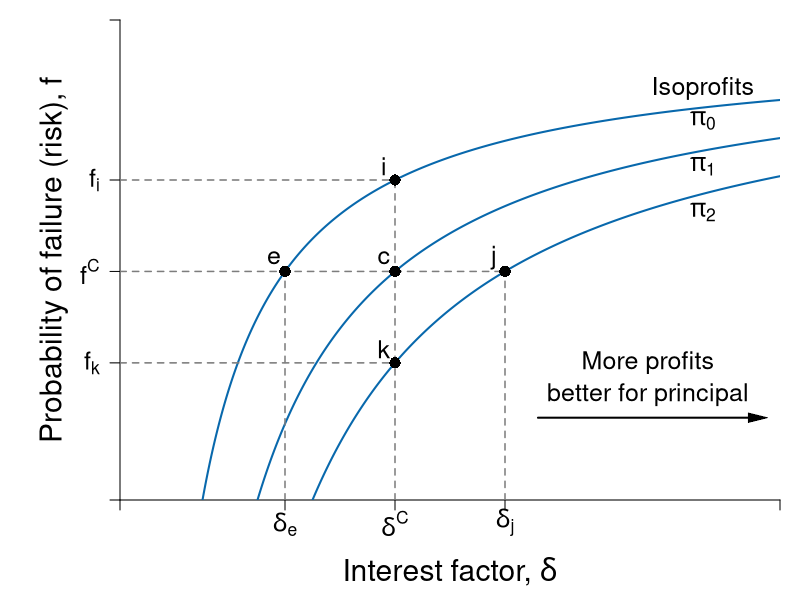

Reproduce this figure in R.
#Graph Designer: Harriet Brookes-Gray
#Authors: Bowles and Halliday
#Title: Coordination, Conflict and Competition: A Text in Microeconomics

library(shape)
pdf(file = "credit/lender_isoprofits.pdf", width = 8, height = 6)

#Set parameters for graphics
pointsize <- 1.8
axislabelsize <- 1.8
labelsize <- 1.5
namesize <- 1.8
annotatesize <- 1.5
graphlinewidth <- 2
segmentlinewidth <- 1.5

COL <- c("#7fc97f", "#beaed4", "#fdc086", "#ffff99", "#386cb0", "#f0027f", "#bf5b17", "#666666")
COLA <- c("#e0f3db", "#99d8c9","#66c2a4","#41ae76", "#238b45", "#005824")
COLB <- c("#c6dbef", "#4eb3d3", "#2b8cbe", "#0868ac","#084081")
COLC <- c("#fcfbfd", "#efedf5", "#dadaeb", "#bcbddc", "#9e9ac8", "#807dba", "#6a51a3", "#54278f", "#3f007d")
grays <- gray.colors(25, start = 1, end = 0)

#Edited the margins to cater for the larger LHS labels
par(mar =  c(5, 6, 1, 1))

brfFn <- function(delta, q = 1) {
  .5 + (delta / (2 * q)) 
}

PCFn <- function(delta, q = 1) {
  delta/q
}

isoreturnFn <- function(delta, pi=0.125) {
  1 - (pi)/delta
}

deltaFn <- function(f, pi=0.125) {
  pi/ (1 - f)
}

yFn <- function(d1, f1, q = 1){
  q*f1*(1 - f1) - d1*(1 - f1)
}

profitFn <- function(d1, q = 1){
  d1/2 - (1/(2*q))*(d1)^2
}

ylow <- function(delta, q = 1, ybar = 0.0625){
  (-sqrt(delta^2 - 2*delta*q + q^2 - 4*q*ybar) + delta + q)/(2*q)
}

yhigh <- function(delta, q = 1, ybar = 0.0625){
  (sqrt(delta^2 - 2*delta*q + q^2 - 4*q*ybar) + delta + q)/(2*q)
}

xlims <- c(0, 0.6)
ylims <- c(0, 1.05)

npts <- 501 
d1 <- seq(xlims[1], xlims[2], length.out = npts)
f1 <- seq(ylims[1], ylims[2], length.out = npts) 
a <- c(0.0625, 0.125, 0.14)

plot(0, 0, xlim = xlims, ylim = ylims, type = "n",
     xlab = expression(paste("")),
     ylab = expression(paste("")), 
     xaxt = "n", 
     yaxt = "n", 
     cex.lab = axislabelsize, 
     bty = "n", 
     xaxs = "i", 
     yaxs = "i"
)


ticksy <- c(ylims[1], isoreturnFn(delta = deltaFn(f = 0.5), pi = 0.075), isoreturnFn(delta = deltaFn(f = 0.5), pi = 0.125), isoreturnFn(delta = deltaFn(f = 0.5), pi = 0.175), ylims[2])
ylabels <- c(NA, expression(paste(f[i])), expression(paste(f^C)), expression(paste(f[k])),NA)
ticksx <- c(xlims[1], deltaFn(f = 0.5, pi = 0.075), deltaFn(f = 0.5), deltaFn(f = 0.5, pi = 0.175), xlims[2])
xlabels <- c(NA, expression(paste(delta[e])),  expression(paste(delta^C)), expression(paste(delta[j])), NA)

axis(1, at = ticksx, pos = 0, labels = xlabels, cex.axis = labelsize)
axis(2, at = ticksy, pos = 0, labels = ylabels, las = 1, cex.axis = labelsize)

npts <- 503 
xx1 <- seq(xlims[1], 0.8, length.out = npts)
xx2 <- seq(0, 1, length.out = npts)

# xpoly1 <- seq(from = 0.168, to = 0.5, length.out = 500)
# ypoly1 <- ylow(xpoly1)
# ypoly2 <- isoreturnFn(xpoly1)
# polygon(x = c(xpoly1, rev(xpoly1)), y = c(ypoly1, rev(ypoly2)), col = COL[4], density = NULL, border = NA)


#Draw the graphs
#lines(xx1, brfFn(xx1), col = COLA[4], lwd = graphlinewidth)
#lines(xx1, PCFn(xx1), col = COLA[2], lwd = graphlinewidth)
# lines(xx1, isoreturnFn(xx1), col = COLB[4], lwd = graphlinewidth)
# lines(xx1, isoreturnFn(xx1 - 0.2), col = COLB[4], lwd = graphlinewidth)
# lines(0, isoreturnFn(xx2 - 0.4), col = COLB[4], lwd = graphlinewidth)
xx1 <- seq(0.01, xlims[2], length.out = npts)
xx2 <- seq(0, xlims[2], length.out = npts)
xx3 <- seq(1.5, 2.5, length.out = npts)
xx4 <- seq(3, 5, length.out = npts)
xx5 <- seq(7, 9, length.out = npts)




#Draw the graphs
#lines(xx1, PCFn(xx1), col = COLA[4], lwd = graphlinewidth)
lines(xx1, isoreturnFn(xx1), col = COLB[4], lwd = graphlinewidth)
lines(xx1, isoreturnFn(xx1, pi = 0.075), col = COLB[4], lwd = graphlinewidth)
lines(xx1, isoreturnFn(xx1, pi = 0.175), col = COLB[4], lwd = graphlinewidth)

#Axis labels
mtext(expression(paste("Interest factor, ", delta)), side = 1, line = 3.5, cex = axislabelsize)
text(-0.06, 0.5*(ylims[2]), expression(paste("Probability of failure (risk), ", f)), xpd = TRUE, cex = axislabelsize, srt = 90) 


#contour(d1, f1,
      #  outer(d1, f1, yFn),
      #  drawlabels = FALSE,
      # col = COLA[3],
      #  lwd = graphlinewidth,
      #  levels = a,
      # xaxs = "i",
      # yaxs = "i",
      # add = TRUE)


#segments(0.5, 0, 0.5, brfFn(delta = 0.5), lty = 2, col = grays[20] , lwd = segmentlinewidth)
segments(0, isoreturnFn(delta = 0.25, pi = 0.125), deltaFn(f = 0.5, pi = 0.175), isoreturnFn(delta = 0.25, pi = 0.125), lty = 2, col = grays[20] , lwd = segmentlinewidth)
segments(deltaFn(f = 0.5), 0, deltaFn(f = 0.5), isoreturnFn(delta = 0.25, pi = 0.075) , lty = 2, col = grays[20] , lwd = segmentlinewidth)
segments(deltaFn(f = 0.5, pi = 0.175), 0, deltaFn(f = 0.5, pi = 0.175), 0.5, lty = 2, col = grays[20] , lwd = segmentlinewidth)
segments(deltaFn(f = 0.5, pi = 0.075), 0, deltaFn(f = 0.5, pi = 0.075), 0.5, lty = 2, col = grays[20] , lwd = segmentlinewidth)
segments(0, isoreturnFn(delta = deltaFn(f = 0.5), pi = 0.175), deltaFn(f = 0.5), isoreturnFn(delta = deltaFn(f = 0.5), pi = 0.175), lty = 2, col = grays[20] , lwd = segmentlinewidth)
segments(0, isoreturnFn(delta = deltaFn(f = 0.5), pi = 0.075), deltaFn(f = 0.5), isoreturnFn(delta = deltaFn(f = 0.5), pi = 0.075), lty = 2, col = grays[20] , lwd = segmentlinewidth)


#Label 3 points on the same vertical delta^C
points(0.25, isoreturnFn(0.25), pch = 16, col = "black", cex = 1.5)
text(0.25 - 0.01, isoreturnFn(0.25) + 0.03, expression(paste(c)), cex = labelsize)

points(0.25, isoreturnFn(0.25, pi = 0.075), pch = 16, col = "black", cex = 1.5)
text(0.25 - 0.01, isoreturnFn(0.25, pi = 0.075) + 0.03, expression(paste(i)), cex = labelsize)

points(0.25, isoreturnFn(0.25, pi = 0.175), pch = 16, col = "black", cex = 1.5)
text(0.25 - 0.01, isoreturnFn(0.25, pi = 0.175) + 0.03, expression(paste(k)), cex = labelsize)

#label 2 points on the same horizontal as f^C
#Use deltaFn to find the x coordinate
points(deltaFn(f = 0.5, pi = 0.075), 0.5, pch = 16, col = "black", cex = 1.5)
text(deltaFn(f = 0.5, pi = 0.075) - 0.01, 0.5 + 0.03, expression(paste(e)), cex = labelsize)

points(deltaFn(f = 0.5, pi = 0.175), 0.5, pch = 16, col = "black", cex = 1.5)
text(deltaFn(f = 0.5, pi = 0.175) - 0.01, 0.5 + 0.03, expression(paste(j)), cex = labelsize)


# text(0.23, 0.55, expression(paste(e)), cex = labelsize, xpd = TRUE)
# text(0.35, 0.55, expression(paste(k)), cex = labelsize, xpd = TRUE)
# text(0.48, 0.55, expression(paste(j)), cex = labelsize, xpd = TRUE)
# text(0.48, 0.67, expression(paste(i)), cex = labelsize, xpd = TRUE)
# text(0.48, 0.8, expression(paste(h)), cex = labelsize, xpd = TRUE)

#text(-0.05, 0.5, expression(paste(f[j])), cex = labelsize, xpd = TRUE)
#text(-0.05, 0.67, expression(paste(f[i])), cex = labelsize, xpd = TRUE)
#text(-0.05, 0.8, expression(paste(f[h])), cex = labelsize, xpd = TRUE)

text(0.84, 0.88, expression(paste(pi[0] == zpc)), cex = labelsize, xpd = TRUE)
text(0.84, 0.78, expression(paste(pi[1])), cex = labelsize, xpd = TRUE)
text(0.84, 0.7, expression(paste(pi[2])), cex = labelsize, xpd = TRUE)

Arrows(0.38, 0.18, 0.58, 0.18, col = "black", lty = 1, lwd = 2, arr.type = "triangle", arr.lwd = 0.5)
text(0.48, 0.3, expression(paste('More profits')), cex = labelsize, xpd = TRUE)
text(0.48, 0.23, expression(paste('better for principal')), cex = labelsize, xpd = TRUE)

text(0.53, 0.9, expression(paste("Isoprofits")), cex = labelsize)
text(0.53, 0.83, expression(paste(pi[0])), cex = labelsize)
text(0.53, 0.73, expression(paste(pi[1])), cex = labelsize)
text(0.53, 0.63, expression(paste(pi[2])), cex = labelsize)



#Annotate points (4,4),(2,8),(8,2) on feasibility frontier
#text(0.5 + 0.015, isoreturnFn(0.5) + 0.04, expression(paste(n)), cex = labelsize)
#points(0.5, isoreturnFn(0.5), pch = 16, col = "black", cex = 1.5)

#text(0.375 + 0.02, 0.6 + 0.03, expression(paste(b)), cex = labelsize)
#points(0.5, brfFn(delta = 0.5), pch = 16, col = "black", cex = 1.5)
#points(0.25, 0.5, pch = 16, col = "black", cex = 1.5)
#points(0.165, 0.25, pch = 16, col = "black", cex = 1.5)



#text(0.62, 1.05, expression(paste("A's best-response function")), cex = labelsize, xpd = TRUE)
#text(0.62, 0.95, expression(paste(f == frac(1,2) + frac(delta, 2*q))), cex = labelsize)

#text(0.64, 0.4, expression(paste("A's participation")), cex = labelsize)
#text(0.64, 0.34, expression(paste("constraint")), cex = labelsize)
#text(0.64, 0.22, expression(paste(f == frac(delta, q))), cex = labelsize)
#Arrows(0.64, 0.44, 0.64, 0.58, col = "black", lty = 1, lwd = 2, arr.type = "triangle", arr.lwd = 0.5)


#text(0.87, 0.6, expression(paste("P's isoprofit curve")), cex = labelsize, xpd = TRUE)
#Arrows(0.87, 0.63, 0.87, 0.82, col = "black", lty = 1, lwd = 2, arr.type = "triangle", arr.lwd = 0.5)

#text(0.3, 0.13, expression(paste("Pareto-improving")), cex = labelsize)
#text(0.3, 0.07, expression(paste("lens")), cex = labelsize)
#Arrows(0.3, 0.18, 0.3, 0.5, col = "black", lty = 1, lwd = 2, arr.type = "triangle", arr.lwd = 0.5)


dev.off()
